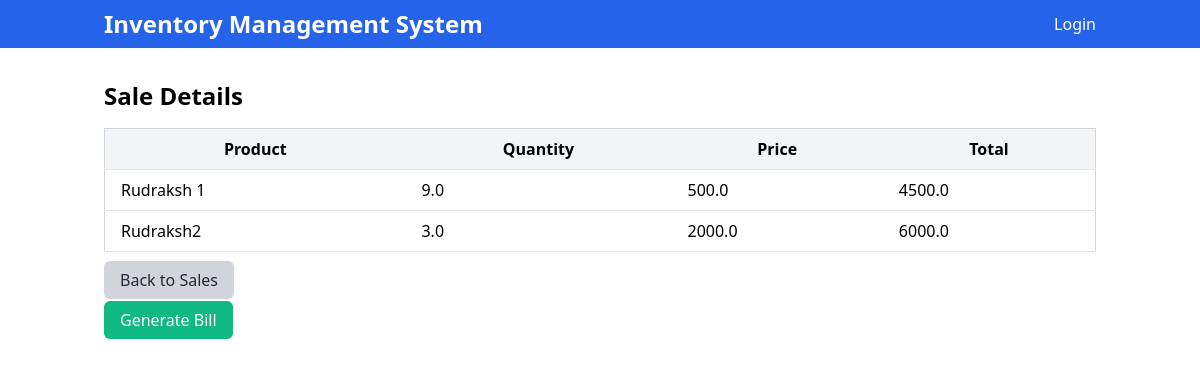
/sale/11/, run on the app's committed database.
### main/models.py (models this page shows, shortened)
class SaleItem(models.Model):
    sale = models.ForeignKey(Sale, related_name='sale_items', on_delete=models.CASCADE)
    product = models.ForeignKey(Product, on_delete=models.CASCADE)
    qty = models.FloatField(default=0)
    total_amt = models.FloatField(default=0)

class Product(models.Model):
    title = models.CharField(max_length=50)
    detail = models.TextField()
    unit = models.ForeignKey(Unit, on_delete=models.CASCADE)
    price = models.FloatField(default=0)
    product_code = models.CharField(max_length=10, unique=True, default=0)
    category = models.ForeignKey(ProductCategory, on_delete=models.SET_NULL, null=True, blank=True, default=0)
    class Meta:
        verbose_name_plural = '3. Products'

### main/views.py (the view)
# urls.py: path('sale/<int:sale_id>/', views.sale_detail, name='sale_detail'),
def sale_detail(request, sale_id):
    sale = get_object_or_404(Sale, id=sale_id)
    sale_items = SaleItem.objects.filter(sale=sale)
    return render(request, 'sale_detail.html', {'sale': sale, 'sale_items': sale_items})

### templates/sale_detail.html
{% extends 'base.html' %}
{% block content %}
<div class="container mx-auto mt-4">
  <h2 class="text-2xl font-bold mb-4">Sale Details</h2>
  <table class="table-auto w-full bg-white border border-gray-300">
    <thead>
      <tr>
        <th class="py-2 px-4 bg-gray-100 border-b">Product</th>
        <th class="py-2 px-4 bg-gray-100 border-b">Quantity</th>
        <th class="py-2 px-4 bg-gray-100 border-b">Price</th>
        <th class="py-2 px-4 bg-gray-100 border-b">Total</th>
      </tr>
    </thead>
    <tbody>
      {% for sale_item in sale_items %}
      <tr>
        <td class="py-2 px-4 border-b">{{ sale_item.product.title }}</td>
        <td class="py-2 px-4 border-b">{{ sale_item.qty }}</td>
        <td class="py-2 px-4 border-b">{{ sale_item.product.price }}</td>
        <td class="py-2 px-4 border-b">{{ sale_item.total_amt }}</td>
      </tr>
      {% endfor %}
    </tbody>
  </table>
  <div class="mt-4">
    <a href="{% url 'main:sale_list' %}" class="px-4 py-2 bg-gray-300 text-gray-800 rounded-md mr-2 hover:bg-gray-400 hover:text-gray-900">Back to Sales</a>
   </div>
  <div class="mt-4">
    <a href="{% url 'main:bill_generation' sale.pk %}" class="px-4 py-2 bg-green-500 text-white rounded-md hover:bg-green-600">Generate Bill</a>
  </div>
</div>
{% endblock %}

### data on the page
SaleItem: product "Rudraksh 1", qty "9.0", product.price "500.0", total_amt "4500.0"
SaleItem: product "Rudraksh2", qty "3.0", product.price "2000.0", total_amt "6000.0"
